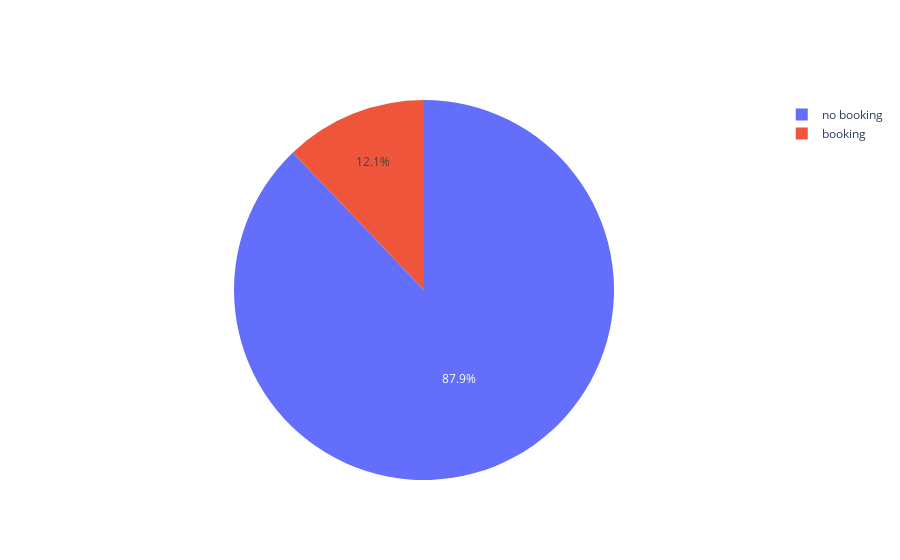

Notebook cell for this chart:
### Code cell
trace=go.Pie(labels=labels,values=x,hoverinfo='label+percent',textinfo='percent')
iplot([trace])

### Figure 1 — Plotly figure (JSON) as saved in the notebook; plotly's stock layout.template omitted (floating-point values rounded to 4 significant figures)
{"data": [{"hoverinfo": "label+percent", "labels": ["no booking", "booking"], "textinfo": "percent", "type": "pie", "values": [8393, 1158]}], "layout": {}}
